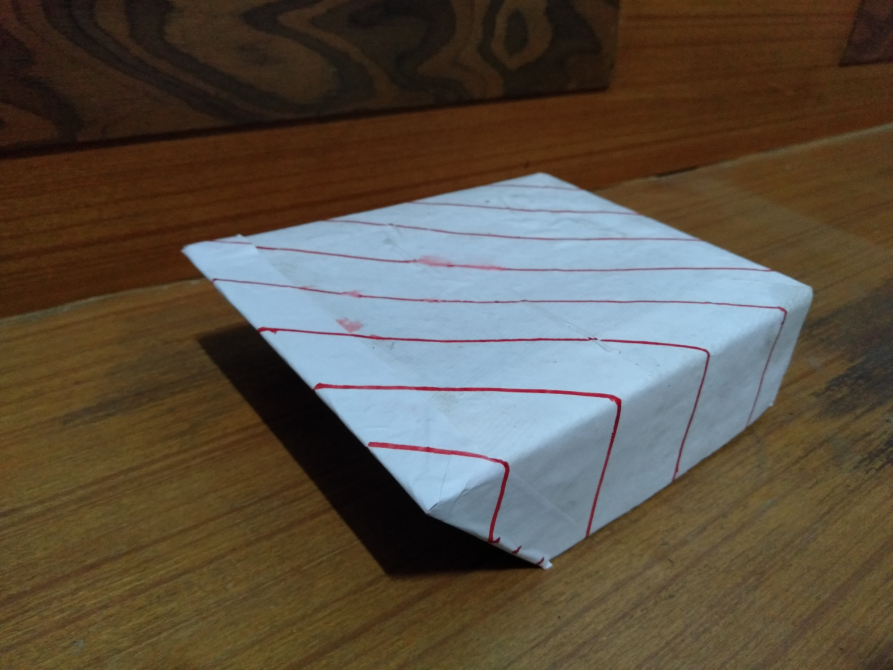
#> input picture frames3/trap11.jpg, 1785 x 1339 px (shown at 1/2 size); its folder holds 4 pictures in this run
$ jupyter execute --allow-errors Binocular_SFM_ME683A.ipynb   (shell and % lines are left out)
#> lines starting #> are read from the running program, lines starting #| are printed output that depends on the picture
# Binocular SFM

## Installing and Loading Libraries

Installing low version of openCV for utilizing the SIFT module which is not available without license in the upgraded version of openCV

[cell 1]
# downgrade OpenCV a bit since some none-free features are not avilable

[cell 2]
import os
import cv2
import matplotlib.pyplot as plt
from mpl_toolkits.mplot3d import Axes3D
import numpy as np
import pandas as pd

## Loading Data

### Cloning data github repository

### Moving inside folder

[cell 3]
%cd ME683A-SFM

### Loading images from folder

[cell 4]
imageFolder = 'frames3/'
validFile = ['jpg','png','JPG']
H, W = (1499, 1932)
listArchives = os.listdir(imageFolder)
listArchives.sort(reverse = False)
validImages = filter(lambda x: x.split('.')[-1] in validFile, listArchives)
listImages = list(map(lambda x: cv2.imread(imageFolder + x), validImages))
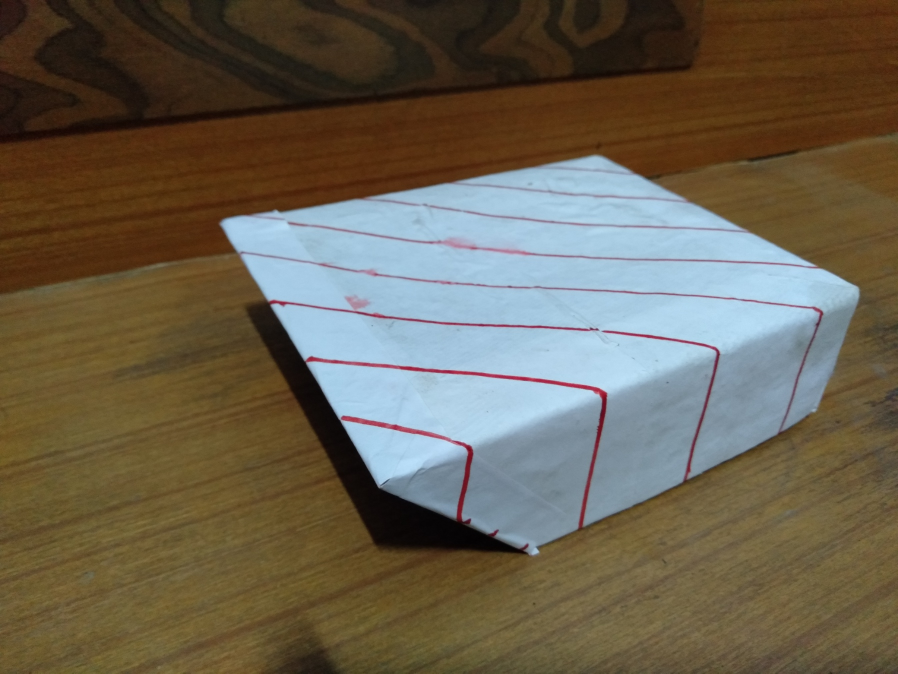
#> input picture frames3/trap12.jpg, 1796 x 1347 px (shown at 1/2 size)
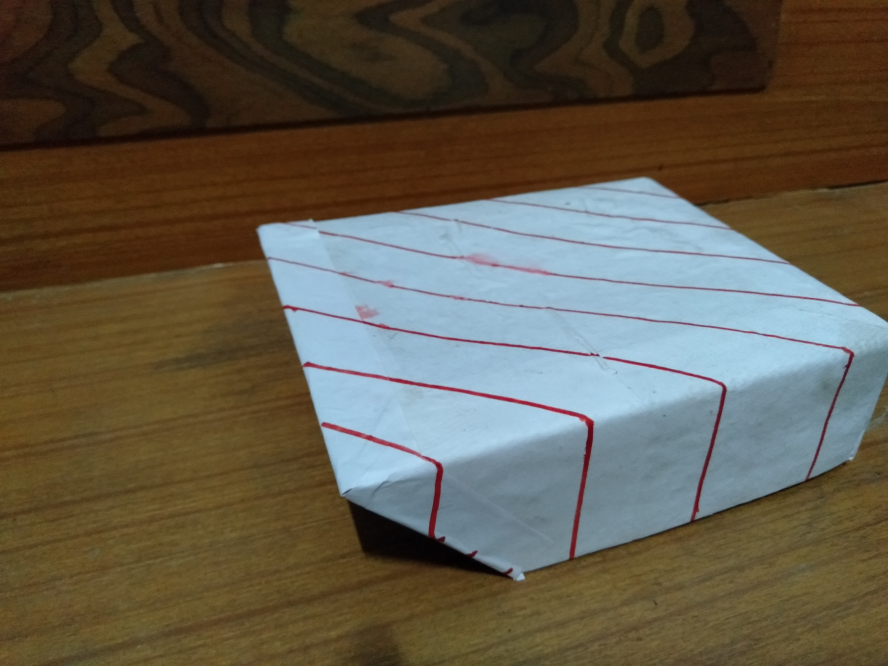
#> input picture frames3/trap13.jpg, 1776 x 1332 px (shown at 1/2 size)
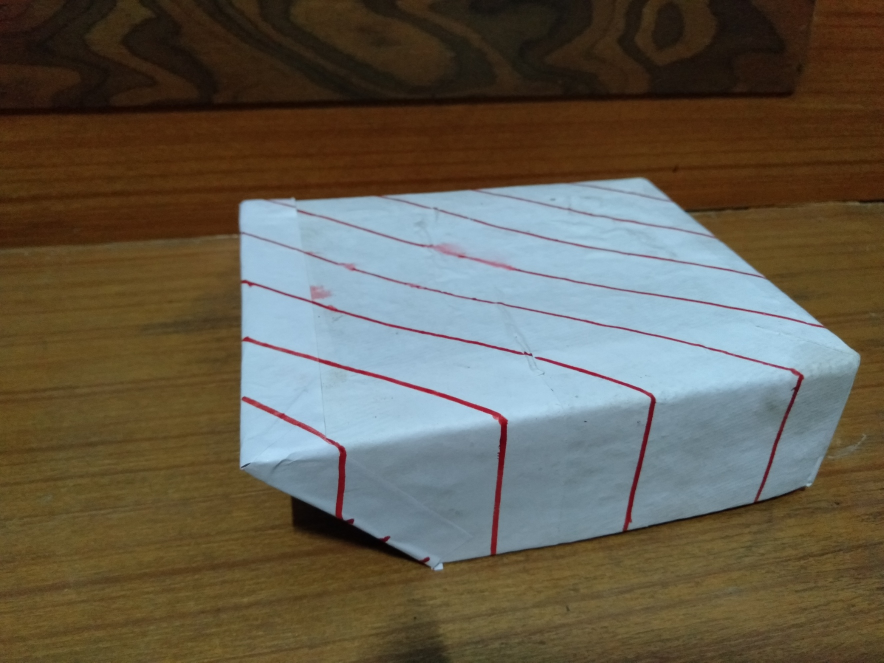
#> input picture frames3/trap14.jpg, 1767 x 1325 px (shown at 1/2 size)
#> listImages = 4 items
listImages = list(map(lambda x: cv2.resize(x,(W,H)), listImages))

## Visualize Data

[cell 5]
fig, axs = plt.subplots(2, 5, figsize=(14,5))

#> (the rest of this cell did not finish here and is left out)

## Correspondence finding

Function for correspondence detection using in-build SIFT module from openCV and homography to detect good matching points between two images.

[cell 6]
# [34 lines left out: function find_correspondence_points, not called in this run]

## Processor Functions

Functions to read the parameter matrix, convert the homogenous to cartesian and vice-versa to process the points.

[cell 7]
# [21 lines left out: functions cart2hom, hom2cart, not called in this run]

## Structure Functions

Functions for creating the epipoles, epipolar lines, Projection matrices, linear triangulation, scaling and normalization of 3D coordinates

[cell 8]
# [245 lines left out: functions reconstruct_points, reconstruct_one_point, linear_triangulation, compute_epipole, plot_epipolar_lines, plot_epipolar_line and 8 more, not called in this run]


def compute_fundamental_normalized(p1, p2):
    return compute_normalized_image_to_image_matrix(p1, p2)


def compute_essential_normalized(p1, p2):
    return compute_normalized_image_to_image_matrix(p1, p2, compute_essential=True)

## 3D Projecting

#> (a cell that did not finish here is left out)

### Looping over the image pairs and 3D points projection

[cell 10]
# projection matrix list
P2_list = []

#> (the rest of this cell did not finish here and is left out)

## Angle Calculation

[cell 11]
## function to get normalized points
# [17 lines left out: functions getNormPoints, getAngle, not called in this run]

### Input points chosen for each image

[cell 12]
Points = [[(1099.0, 1035.0), (1339.0, 889.0), (1533.0, 783.0), (1079.0, 1201.0), (1124.0, 1229.0), (1176.0, 1250.0)],
          [(1010.0, 994.0), (1298.0, 872.0), (1545.0, 775.0), (1010.0, 1152.0), (1067.0, 1177.0), (1132.0, 1209.0)],
          [(953.0, 1043.0), (1286.0, 941.0), (1578.0, 864.0), (965.0, 1205.0), (1034.0, 1242.0), (1111.0, 1278.0)],
          [(750.0, 1010.0), (1099.0, 945.0), (1428.0, 893.0), (775.0, 1173.0), (848.0, 1209.0), (933.0, 1258.0)],
          [(617.0, 966.0), (965.0, 950.0), (1314.0, 937.0), (649.0, 1120.0), (726.0, 1173.0), (815.0, 1229.0)],
          [(535.0, 970.0), (860.0, 990.0), (1201.0, 1027.0), (572.0, 1116.0), (649.0, 1173.0), (738.0, 1237.0)],
          [(430.0, 913.0), (710.0, 954.0), (1018.0, 1010.0), (475.0, 1047.0), (544.0, 1104.0), (625.0, 1173.0)],
          [(369.0,820.0),(625.0,881.0),(917.0,958.0),(410.0,950.0),(475.0,1010.0),(552.0,1087.0)],
          [(312.0,731.0),(548.0,812.0),(819.0,921.0),(357.0,864.0),(418.0,929.0),(487.0,1010.0)],
          [(235.0,593.0),(442.0,702.0),(690.0,840.0),(284.0,735.0),(341.0,808.0),(402.0,897.0)]]

### Looping for each image pair

[cell 13]
thetas = []

for i in range(len(P2_list)):
    leftn = getNormPoints(Points[i])
    rightn = getNormPoints(Points[i+1])
    theta = getAngle(leftn, rightn, P1, P2_list[i], 3)
    thetas.append(theta)
#> after the loop, thetas = []

thetas = np.array(thetas)
#> thetas = empty array

[cell 14]
thetas
#> Out = empty array

[cell 15]
thetas.mean()
#> Out = nan

[cell 16]
thetas.std()
#> Out = nan

## Result Tables

### Table for chosen points

[cell 17]
Images = ['Image 1','Image 2','Image 3','Image 4','Image 5','Image 6','Image 7','Image 8','Image 9','Image 10']
data = {'Image Number': Images, 'Points Choosen': Points}

df1 = pd.DataFrame(data)

[cell 18]
pd.set_option('display.max_columns', None)
pd.set_option('display.expand_frame_repr', False)
#> (the rest of this cell did not finish here and is left out)

#> (a cell that did not finish here is left out)

### Table for theta values

[cell 20]
ImagePairs = ['Pair 1-2', 'Pair 2-3', 'Pair 3-4', 'Pair 4-5', 'Pair 5-6', 'Pair 6-7', 'Pair 7-8', 'Pair 8-9', 'Pair 9-10']
data = {'Image Pairs': ImagePairs, 'Angle Calculated (degrees)': thetas}
#> data = {'Image Pairs': ['Pair 1-2', 'Pair 2-3', 'Pair 3-4', 'Pair 4-5', 'Pair 5-6', 'Pair 6-7', 'Pair 7-8', 'Pair 8-9', 'Pair 9-10'], 'Angle Calculated (degrees)': empty array}

#> (the rest of this cell did not finish here and is left out)
